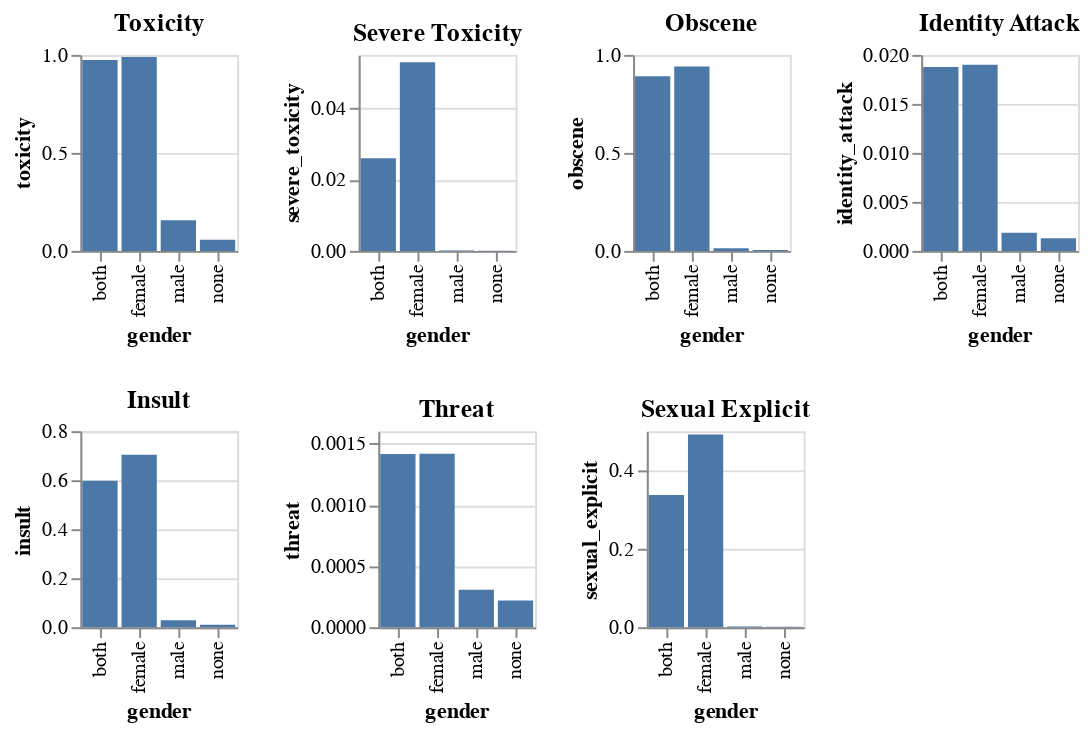

The notebook cell saved with this chart:
### Code cell
# display medians

toxicity_chart = alt.Chart(gender_medians_df).mark_bar().encode(
    x = alt.X('gender:N'),
    y = alt.Y('toxicity:Q')
    ).properties(title = 'Toxicity').properties(width = 80, height = 100)

severe_toxicity_chart = alt.Chart(gender_medians_df).mark_bar().encode(
    x = alt.X('gender:N'),
    y = alt.Y('severe_toxicity:Q')
    ).properties(title = 'Severe Toxicity').properties(width = 80, height = 100)

obscene_chart = alt.Chart(gender_medians_df).mark_bar().encode(
    x = alt.X('gender:N'),
    y = alt.Y('obscene:Q')
    ).properties(title = 'Obscene').properties(width = 80, height = 100)

identity_attack_chart = alt.Chart(gender_medians_df).mark_bar().encode(
    x = alt.X('gender:N'),
    y = alt.Y('identity_attack:Q')
    ).properties(title = 'Identity Attack').properties(width = 80, height = 100)

insult_chart = alt.Chart(gender_medians_df).mark_bar().encode(
    x = alt.X('gender:N'),
    y = alt.Y('insult:Q')
    ).properties(title = 'Insult').properties(width = 80, height = 100)

threat_chart = alt.Chart(gender_medians_df).mark_bar().encode(
    x = alt.X('gender:N'),
    y = alt.Y('threat:Q')
    ).properties(title = 'Threat').properties(width = 80, height = 100)

sexual_explicit_chart = alt.Chart(gender_medians_df).mark_bar().encode(
    x = alt.X('gender:N'),
    y = alt.Y('sexual_explicit:Q')
    ).properties(title = 'Sexual Explicit').properties(width = 80, height = 100)

#display(toxicity_chart)

top = toxicity_chart | severe_toxicity_chart | obscene_chart | identity_attack_chart
bottom = insult_chart | threat_chart | sexual_explicit_chart 

combined = top & bottom

display(combined)

### Figure 1 — Vega-Lite specification as saved in the notebook (floating-point values rounded to 4 significant figures)
{"config": {"view": {"continuousWidth": 400, "continuousHeight": 300}}, "vconcat": [{"hconcat": [{"mark": "bar", "encoding": {"x": {"type": "nominal", "field": "gender"}, "y": {"type": "quantitative", "field": "toxicity"}}, "height": 100, "title": "Toxicity", "width": 80}, {"mark": "bar", "encoding": {"x": {"type": "nominal", "field": "gender"}, "y": {"type": "quantitative", "field": "severe_toxicity"}}, "height": 100, "title": "Severe Toxicity", "width": 80}, {"mark": "bar", "encoding": {"x": {"type": "nominal", "field": "gender"}, "y": {"type": "quantitative", "field": "obscene"}}, "height": 100, "title": "Obscene", "width": 80}, {"mark": "bar", "encoding": {"x": {"type": "nominal", "field": "gender"}, "y": {"type": "quantitative", "field": "identity_attack"}}, "height": 100, "title": "Identity Attack", "width": 80}]}, {"hconcat": [{"mark": "bar", "encoding": {"x": {"type": "nominal", "field": "gender"}, "y": {"type": "quantitative", "field": "insult"}}, "height": 100, "title": "Insult", "width": 80}, {"mark": "bar", "encoding": {"x": {"type": "nominal", "field": "gender"}, "y": {"type": "quantitative", "field": "threat"}}, "height": 100, "title": "Threat", "width": 80}, {"mark": "bar", "encoding": {"x": {"type": "nominal", "field": "gender"}, "y": {"type": "quantitative", "field": "sexual_explicit"}}, "height": 100, "title": "Sexual Explicit", "width": 80}]}], "data": {"name": "data-5c9ce4d361f62d8ad0b12a9835be28f9"}, "$schema": "https://vega.github.io/schema/vega-lite/v4.8.1.json", "datasets": {"data-5c9ce4d361f62d8ad0b12a9835be28f9": [{"gender": "both", "score": 2.0, "toxicity": 0.9735, "severe_toxicity": 0.02602, "obscene": 0.8907, "identity_attack": 0.01876, "insult": 0.5972, "threat": 0.001415, "sexual_explicit": 0.3373}, {"gender": "female", "score": 1.0, "toxicity": 0.9889, "severe_toxicity": 0.0529, "obscene": 0.9406, "identity_attack": 0.01899, "insult": 0.7041, "threat": 0.001415, "sexual_explicit": 0.4914}, {"gender": "male", "score": 2.0, "toxicity": 0.1562, "severe_toxicity": 8.906e-05, "obscene": 0.01293, "identity_attack": 0.001848, "insult": 0.02814, "threat": 0.0003048, "sexual_explicit": 0.001836}, {"gender": "none", "score": 2.0, "toxicity": 0.05736, "severe_toxicity": 3.671e-05, "obscene": 0.004642, "identity_attack": 0.00128, "insult": 0.01001, "threat": 0.0002178, "sexual_explicit": 0.001082}]}}
